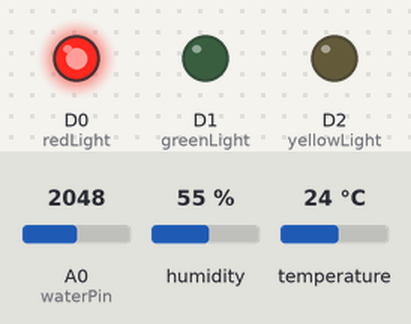
The sketch below on a simulated Particle Photon. On the bench: output pins drawn as LEDs (lit = HIGH). The test bench sets the inputs (shaded band); at power-on: A0 (waterPin) = 2048, humidity 55 %, temperature 24 °C. WiFi joins after 1.5 s; servers stay silent unless stated.

Above: at 3.0 s.
3.1 s: A0 (waterPin) set to 850
8.8 s: A0 (waterPin) set to 730
At 13.1 s:
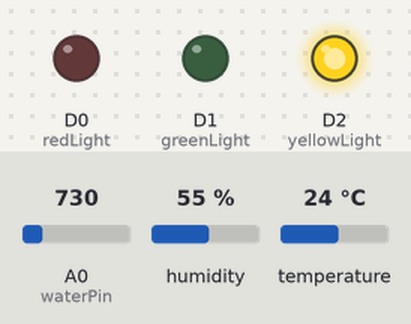
14.5 s: A0 (waterPin) set to 265
20.2 s: A0 (waterPin) set to 227
At 22.6 s:
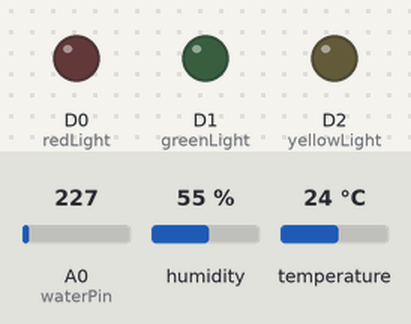
25.9 s: A0 (waterPin) set to 56
31.6 s: A0 (waterPin) set to 45
At 33.3 s:
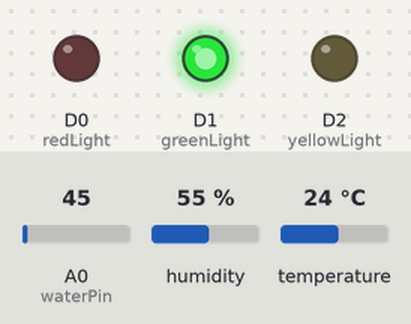
Timing chart, 0 to 38.3 s (numbered marks = the images above; inputs shaded):
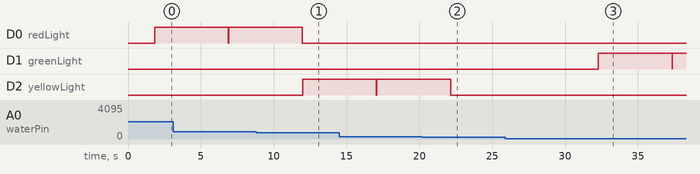

Measured:
- the behaviour switches between 800 and 799 on A0 (waterPin) (found by bisection; images 0 and 1)
- the behaviour switches between 250 and 249 on A0 (waterPin) (found by bisection; images 1 and 2)
- the behaviour switches between 51 and 50 on A0 (waterPin) (found by bisection; images 2 and 3)
- after the input at 8.8 s, D0 (redLight): goes on until 12.0 s, then stays LOW; D2 (yellowLight): LOW → HIGH after 3.2 s
- after the input at 20.2 s, D2 (yellowLight): goes on until 22.1 s, then stays LOW
- after the input at 25.9 s, every drawn part: stays the same
- after the input at 31.6 s, D1 (greenLight): LOW → HIGH after 0.69 s, → LOW 5.1 s later, → HIGH 0.02 s later

The sketch:

waterAndDHT_final.ino
```cpp
// This #include statement was automatically added by the Particle IDE.
#include <Adafruit_Sensor.h>
// This #include statement was automatically added by the Particle IDE.
#include <DHT.h>
// This #include statement was automatically added by the Particle IDE.
#include <blynk.h>

#define waterPin A0
#define redLight D0
#define greenLight D1
#define yellowLight D2
#define DHTPIN D5
#define DHTTYPE DHT11

// Use your own authentication token, because it is not recommended to share your personal one.
char blynkAuth[] = "";

int maxWater = 800;
int midWater = 250;
int lowWater = 50;


WidgetLED redLedBlynk(V0);
WidgetLED yellowLedBlynk(V1);
WidgetLED greenLedBlynk(V2);

DHT dht(DHTPIN, DHTTYPE);

void setup() {
  Serial.begin(9600);
  Blynk.begin(blynkAuth);

  dht.begin();
  pinMode(greenLight, OUTPUT);
  pinMode(redLight, OUTPUT);
  pinMode(yellowLight, OUTPUT);


}
void loop() {
  Blynk.run();
  water_readings();
  dht_readings();
}

void water_readings() {
    int waterlevel = analogRead(waterPin);
    setLightsLow();

  if (waterlevel >= maxWater) {
    Particle.publish("water-level-changed", "high");
    digitalWrite(redLight, HIGH);
    Blynk.virtualWrite(V5, "Water level is high!");
    blynkOff();
    redLedBlynk.on();
    redLedBlynk.setValue(255);
  }
  else if (waterlevel >= midWater) {
    Particle.publish("water-level-changed", "mid-water");
    digitalWrite(yellowLight, HIGH);
    Blynk.virtualWrite(V5, "Water level is starting to get high!");
    blynkOff();
    yellowLedBlynk.on();
    yellowLedBlynk.setValue(255);
  }
  else if (waterlevel <= lowWater) {
    Particle.publish("water-level-changed", "low");
    digitalWrite(greenLight, HIGH);
    Blynk.virtualWrite(V5, "Water level is low, but watch out!");
    blynkOff();
    greenLedBlynk.on();
    greenLedBlynk.setValue(255);

  }

}

void dht_readings() {
  delay(5000); // So it waits between readings.
  float temperature = dht.readTemperature();
  float humidity = dht.readHumidity();

  // Check if any reads failed and exit early (to try again).
  if (isnan(temperature) || isnan(humidity)) {
    Serial.println("Failed to read from DHT sensor!");
    return;
  }

  Particle.publish("temperature", String(temperature) + "°C");
  Blynk.virtualWrite(V3, String(temperature));
  Particle.publish("humidity", String(humidity) + "%");
  Blynk.virtualWrite(V4, String(humidity));
}
void blynkOff() {
  redLedBlynk.setValue(0);
  yellowLedBlynk.setValue(0);
  greenLedBlynk.setValue(0);
}

void setLightsLow(){
  digitalWrite(greenLight, LOW);
  digitalWrite(redLight, LOW);
  digitalWrite(yellowLight, LOW);
}
```
